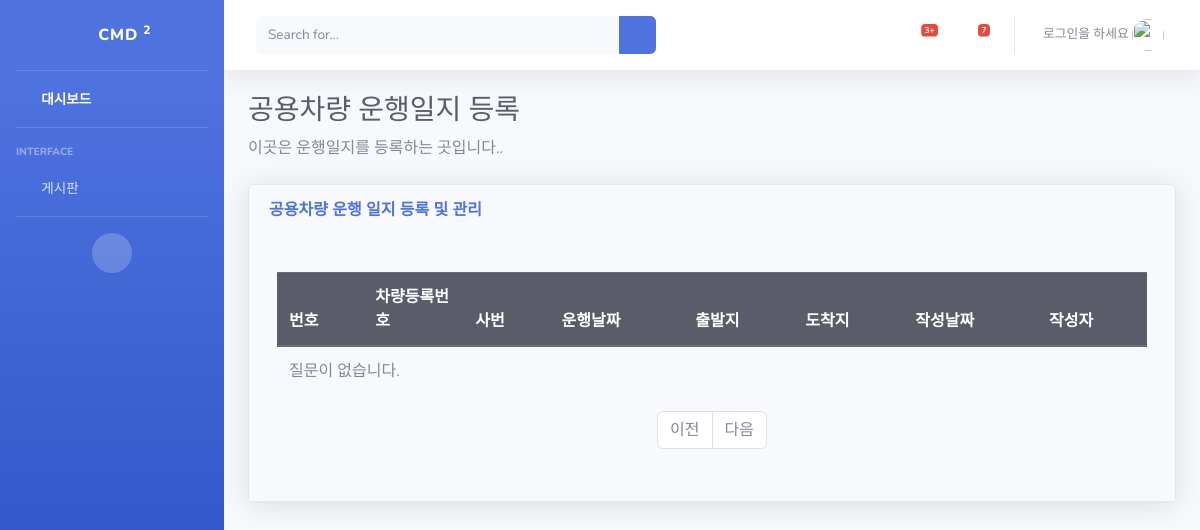
The page /pybo/drive_list/ on the database as committed earlier.
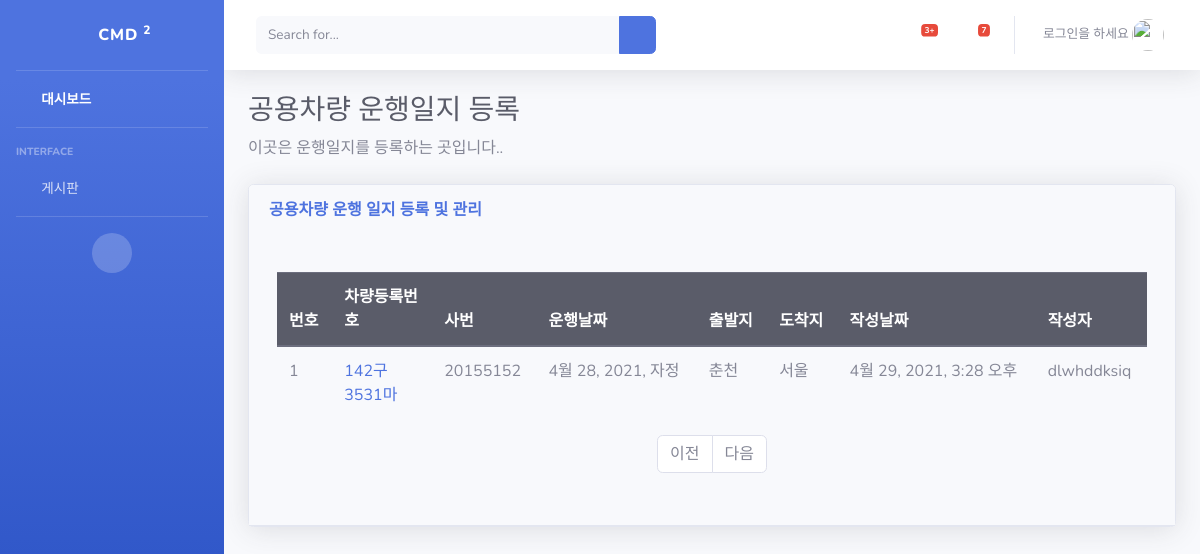
The same page on the database as committed later.
### pybo/models.py (models this page shows, shortened)
class CMD_Information(models.Model):
    Car_num = models.CharField(max_length=15)
    Car_variety = models.CharField(max_length=10)
    Car_manager = models.CharField(max_length=10)
    cmd_bussiness_num = models.CharField(max_length=15)
    start_date = models.DateTimeField(null=True, blank=True)
    time_start = models.DateTimeField(null=True, blank=True)
    time_end = models.DateTimeField(null=True, blank=True)
    position_start = models.CharField(max_length=10)
    position_end = models.CharField(max_length=10)
    author = models.ForeignKey(User, on_delete=models.CASCADE)
    create_date = models.DateTimeField()
    modify_date = models.DateTimeField(null=True, blank=True)

### pybo/views_drive.py (the view)
# urls.py: path('drive_list/', views_drive.index2, name='index2'),
def index2(request):
    cmd_list = CMD_Information.objects.order_by('-create_date')
    context = {'cmd_list': cmd_list}
    return render(request, 'pybo/drive_list.html', context)

### templates/pybo/drive_list.html (shortened to what this page needs)
{% extends 'base.html' %}
{% block content %}
    <h1 class="h3 mb-2 text-gray-800">공용차량 운행일지 등록</h1>
    <p class="mb-4">이곳은 운행일지를 등록하는 곳입니다..
    </p>
    <div class="card shadow mb-4">
    <div class="card-header py-3">
    <div class="row">
    <div class="col-sm-12 col-md-6">
        <h6 class="m-0 font-weight-bold text-primary">공용차량 운행 일지 등록 및 관리</h6>
    </div>
    <div class="card-body">
    <div class="table-responsive">
    <table class="table table-bordered" id="dataTable" width="100%" cellspacing="0">
    <tbody>
    <div class="container my-3">
        <table class="table">
            <thead>
            <tr class="thead-dark">
                <th>번호</th>
                <th style="width:100px">차량등록번호</th>
                <th>사번</th>
                <th>운행날짜</th>
                <th>출발지</th>
                <th>도착지</th>
                <th>작성날짜</th>
                <th>작성자</th>
            </tr>
            </thead>
            <tbody>
            {% if cmd_list %}
                {% for cmd_list_new in cmd_list %}
                    <tr>
                        <td>{{ forloop.counter }}</td>
                        <td>
                            <a href="{% url 'pybo:cmd_detail' cmd_list_new.id %}">{{ cmd_list_new.Car_num }}</a>
                        </td>
                        <td>{{ cmd_list_new.cmd_bussiness_num}}</td>
                        <td>{{ cmd_list_new.start_date}}</td>
                        <td>{{ cmd_list_new.position_start }}</td>
                        <td>{{ cmd_list_new.position_end}}</td>
                        <td>{{ cmd_list_new.create_date}}</td>
                        <td>{{ cmd_list_new.author.username }}</td>
                    </tr>
                {% endfor %}
            {% else %}
                <tr>
                    <td colspan="3">질문이 없습니다.</td>
                </tr>
            {% endif %}
            </tbody>
        </table>
    </div>
    <ul class="pagination justify-content-center">
        {% if cmd_list_new.has_previous %}
            <li class="page-item">
                <a class="page-link" href="?page={{ cmd_list_new.previous_page_number }}">이전</a>
            </li>
        {% else %}
            <li class="page-item disabled">
                <a class="page-link" tabindex="-1" aria-disabled="true" href="#">이전</a>
            </li>
        {% endif %}
        {% if cmd_list_new.has_next %}
            <li class="page-item">
                <a class="page-link" href="?page={{ cmd_list_new.next_page_number }}">다음</a>
            </li>
        {% else %}
            <li class="page-item disabled">
                <a class="page-link" tabindex="-1" aria-disabled="true" href="#">다음</a>
            </li>
        {% endif %}
    </ul>
{% endblock %}

Rows that differ between the two databases and show on the page:
added CMD_Information: Car_num "142구3531마", cmd_bussiness_num "20155152", start_date "4월 28, 2021, 자정", position_start "춘천", position_end "서울", create_date "4월 29, 2021, 3:28 오후", author.username "dlwhddksiq"
Other text that changed with them:
text no longer shown: "질문이 없습니다."
